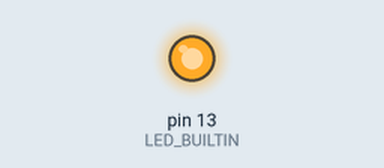
Recording of a sketch running on a simulated Arduino Uno, built with avr-gcc and run on an emulated ATmega328P. Shown: output pins drawn as LEDs (lit = HIGH). What the sketch prints to the serial monitor is not drawn.

Above: at 0.35 s.
At 6.2 s:
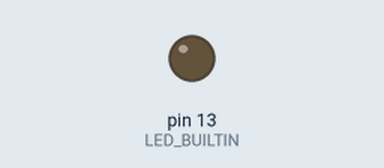
Timing chart, 0 to 9.1 s (numbered marks = the images above):
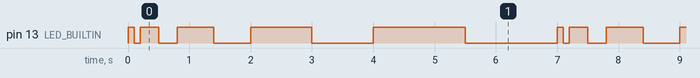

Measured:
- by itself, pin 13 (LED_BUILTIN): repeats every 7.0 s: LOW 0.10 s, HIGH 0.30 s, LOW 0.30 s, HIGH 0.60 s, LOW 0.60 s, HIGH 1.0 s, LOW 1.0 s, HIGH 1.5 s, LOW 1.5 s, HIGH 0.10 s
- by itself, everything shown: repeats every 7.0 s, in 10 steps

The sketch:

blink_test.ino
```cpp
void setup() {

  Serial.begin(115200);
  Serial.print("hello, world\n");
  pinMode(LED_BUILTIN, OUTPUT);
}

void loop() {
  blink();
}

void blink() {
  int intervals [5] = { 100, 300, 600, 1000, 1500 };
  for (int i = 0; i < 5; i++) {

    digitalWrite(LED_BUILTIN, HIGH);
    delay(intervals[i]);
    digitalWrite(LED_BUILTIN, LOW);
    delay(intervals[i]);
  }
}
```
